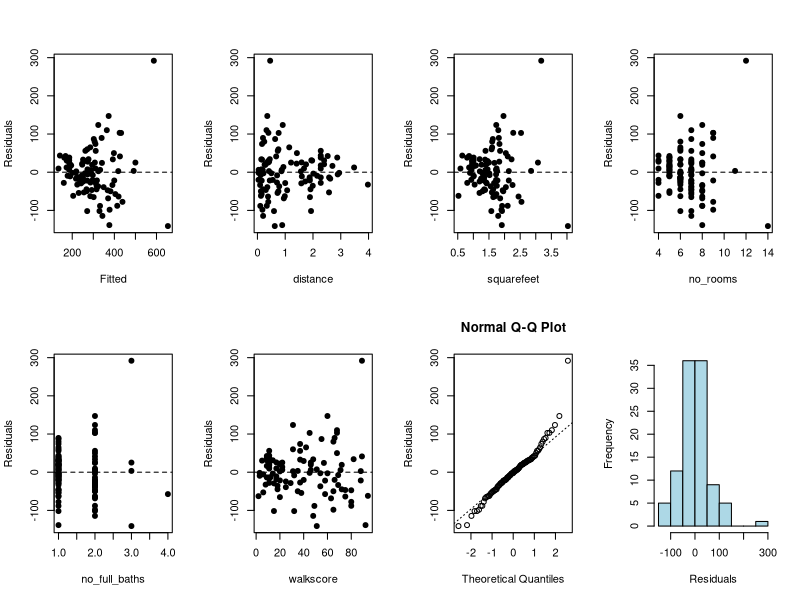

Write the R code that produced this figure.
## ---- chunk 1
knitr::opts_chunk$set(echo = TRUE,
                      eval=TRUE,
                      message=FALSE,
                      warning=FALSE)
## ---- chunk 2
library(readxl)
setwd( dirname( rstudioapi::getActiveDocumentContext( )$path ) )
## ---- chunk 3
rails = read_excel("./Rails.xlsx")
head(rails)
## ---- chunk 4
model1 = lm(price2014 ~ distance + squarefeet + no_rooms + no_full_baths + walkscore, data = rails)
summarym1 <- summary(model1)
summarym1
## ---- chunk 5
summarym1$sigma
## ---- chunk 6
summarym1$r.squared
## ---- chunk 7
par(mfrow=c(2,4)) 
plot(resid(model1)~fitted(model1),ylab="Residuals",xlab="Fitted",pch=19)
abline(h=0,lty=2)

plot(resid(model1)~distance, data=rails,ylab="Residuals",pch=19)
abline(h=0,lty=2)

plot(resid(model1)~squarefeet,data=rails,ylab="Residuals",pch=19)
abline(h=0,lty=2)

plot(resid(model1)~no_rooms,data=rails,ylab="Residuals",pch=19)
abline(h=0,lty=2)

plot(resid(model1)~no_full_baths,data=rails,ylab="Residuals",pch=19)
abline(h=0,lty=2)

plot(resid(model1)~walkscore,data=rails,ylab="Residuals",pch=19)
abline(h=0,lty=2)

#normal Q-Q plot and histogram of residuals
qqnorm(resid(model1),ylab="Residuals"); qqline(resid(model1),lty=3)
hist(resid(model1),main="", xlab="Residuals",col='lightblue')
## ---- chunk 8
library('lmtest')
shapiro.test(resid(model1))
bptest(model1)
## ---- chunk 9
summarym1
## ---- chunk 10
summarym1 # or Anova(model1, type='II')
## ---- chunk 11
summarym1 # or Anova(model1, type='II')
## ---- chunk 12
library(car)

model2 <- lm(price2014 ~ squarefeet + no_full_baths + walkscore, data = rails)
anova(model2, model1)
## ---- chunk 13
library(car)

model3 <- lm(price2014 ~ distance + squarefeet + walkscore, data = rails)
anova(model3, model1)
## ---- chunk 14
confint(model1, level = (1 - 0.05/5))
